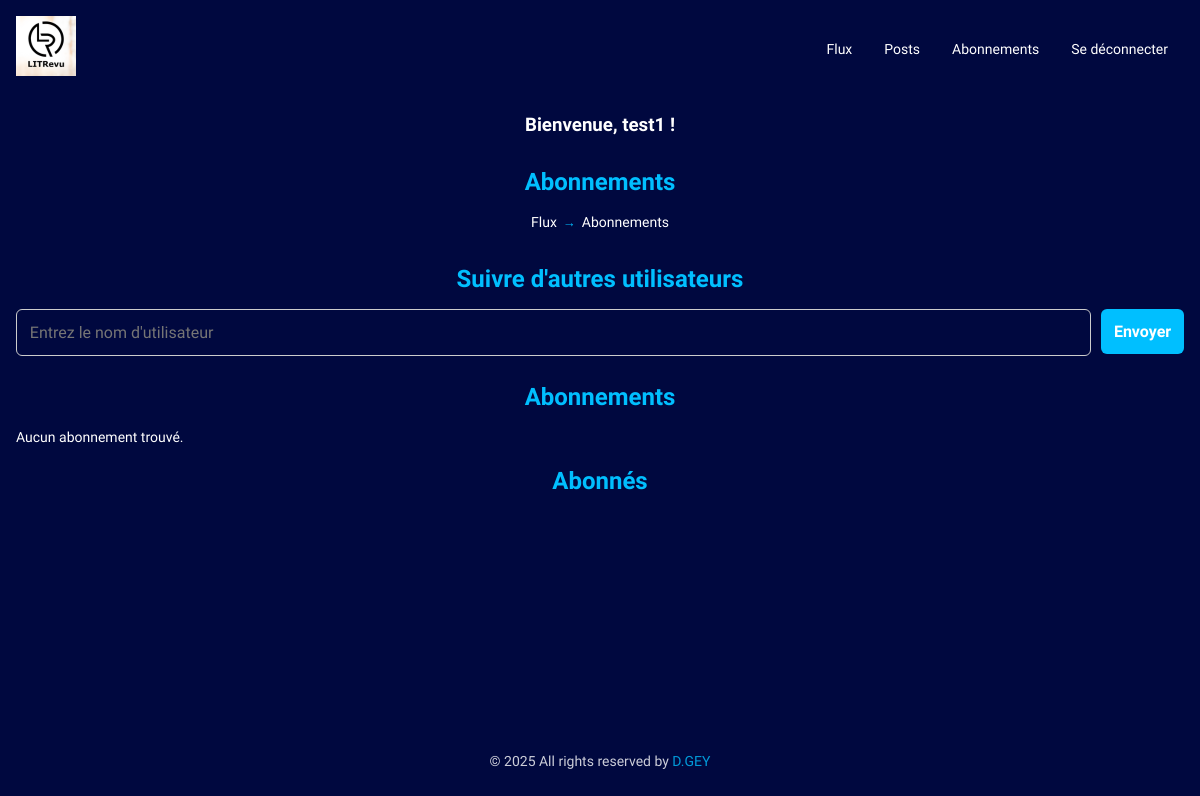
The page /followers/ (signed in) on the database as committed earlier.
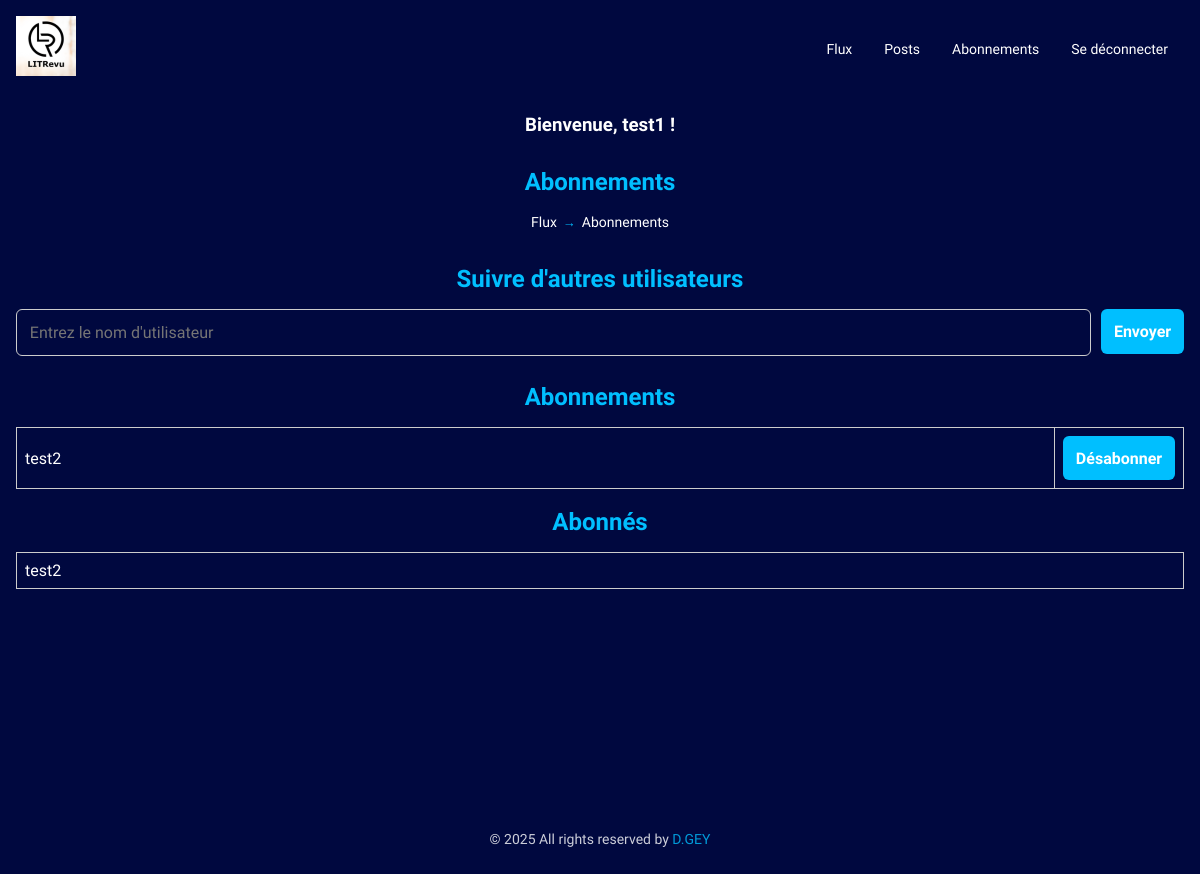
The same page on the database as committed later.
### accounts_app/models/user.py (models this page shows)
class Customer(AbstractUser):
    username = models.CharField(max_length=10, unique=True)
    email = models.EmailField(max_length=254, unique=True, null=True, blank=True)
    is_staff = models.BooleanField(default=False)
    is_superuser = models.BooleanField(default=False)
    is_active = models.BooleanField(default=True)
    USERNAME_FIELD = "username"
    REQUIRED_FIELDS = []
    objects = CustomUserManager()
    def __str__(self):
        return self.username

### accounts_app/models/user_follows.py (models this page shows, shortened)
class UserFollows(models.Model):
    user = models.ForeignKey(AUTH_USER_MODEL, on_delete=models.CASCADE, related_name="following")
    followed_user = models.ForeignKey(AUTH_USER_MODEL, on_delete=models.CASCADE, related_name="followed_by")
    class Meta:
        unique_together = ("user", "followed_user")

### accounts_app/views/followers/follower_list.py (the view)
# urls.py: path("followers/", followers_list, name="followers-list"),
@login_required
def followers_list(request):
    title_view = "Abonnements"
    user = request.user
    followed_user = UserFollows.objects.filter(user=user)
    followers = UserFollows.objects.filter(followed_user=user)
    research_user_form = UserSearchForm()
    context = {
        "followed_user": followed_user,
        "followers": followers,
        "title_view": title_view,
        "research_user_form": research_user_form,
    }
    return render(request, "accounts_app/followers_list.html", context)

### accounts_app/forms/research_user_form.py
class UserSearchForm(forms.Form):
    username = forms.CharField(
        max_length=10, label="", widget=forms.TextInput(attrs={"placeholder": "Entrez le nom d'utilisateur"})
    )

### accounts_app/templates/accounts_app/followers_list.html (shortened to what this page needs)
{% extends 'base.html' %}
{% load static %}
{% block extra_css %}
<link rel="stylesheet" href="{% static 'css/followers.css' %}">
<link rel="stylesheet" href="{% static 'css/form.css' %}">
{% endblock %}
{% block breadcrumb_area %}
<div class="breadcrumb_area_first_div">
  <h2 class="form-title">{{ title_view }}</h2>
  <div class="breadcrumb-path">
    <a href="{% url 'app:flux' %}" class="breadcrumb-link">Flux</a>
    <span class="breadcrumb-arrow">→</span>
    <span class="breadcrumb-label">Abonnements</span>
  </div>
</div>
{% endblock %}
{% block content %}
<div class="followers">
<div class="search-container">
  <h3 class="form-title">Suivre d'autres utilisateurs</h3>
  <form class="add-user-form" id="add-user-form" method="POST">
    <div class="input-container">
      <label class="label-research-user">{{ research_user_form.username }}</label>
      <span><button id="btn-add-user" type="submit">Envoyer</button></span>
    </div>
  </form>
</div>
<div class="unfollowers-container">
  <h3 class="form-title">Abonnements</h3>
  <form method="POST" action="{% url 'accounts_app:unfollow' %}">
    {% for follow in followed_user %}
    <table class="user-unfollow">
      <tbody>
        <tr class="followers-username-tr">
          <td class="followers-username-td">{{ follow.followed_user.username }}</td>
          <td>
            <button type="submit" name="unfollow" value="{{ follow.followed_user.id }}">Désabonner</button>
          </td>
        </tr>
      </tbody>
    </table>
    {% empty %}
      <p>Aucun abonnement trouvé.</p>
    {% endfor %}
    </form>
</div><br>
<div class="followers-container">
  <h3 class="form-title">Abonnés</h3>
  <table class="followers-table">
    <tbody>
      {% for follower in followers %}
      <tr>
        <td class="follower-cell">{{ follower.user }}</td>
      </tr>
      {% endfor %}
    </tbody>
  </table>
</div>
</div>
{% endblock %}

### templates/base.html (shortened to what this page needs)
{% load static %}
<!DOCTYPE html>
<html lang="fr">
  <head>
    <link rel="stylesheet" href="https://cdnjs.cloudflare.com/ajax/libs/font-awesome/6.0.0/css/all.min.css">
    <link rel="stylesheet" href="{% static 'css/base.css' %}" />
    <link rel="stylesheet" href="{% static 'css/breadcrumb.css' %}" />
    {% block extra_css %}{% endblock %}
  </head>
  <body class="body">
    <header class="header">
      <a class="link-logo-header" href="{% url 'app:home' %}">
        <img src="{% static 'img/logos/litreview.png' %}" alt="Logo du site" class="logo" />
      </a>
      <nav class="navigation" id="navigation-menu">
        <ul class="nav-list">
          {% if user.is_authenticated %}
          <li class="nav-item">
            <a href="{% url 'app:flux' %}" class="nav-link">Flux</a>
          </li>
          <li class="nav-item">
            <a href="{% url 'app:post-list' %}" class="nav-link">Posts</a>
          </li>
          <li class="nav-item">
            <a href="{% url 'accounts_app:followers-list' %}" class="nav-link">Abonnements</a>
          </li>
          <li class="nav-item">
            <a href="{% url 'accounts_app:logout' %}" class="nav-link">Se déconnecter</a>
          </li>
          {% endif %}
        </ul>
      </nav>
    </header>
    <div class="diviser-header">
      {% if user.is_authenticated %}
      <h3 class="home__welcome">Bienvenue, {{ user }} !</h3>
      {% endif %}
    </div>
    <section class="breadcrumb_area">
      {% block breadcrumb_area %}
      {% endblock %}
    </section>
    <main class="main-content">
      {% block content %}
      {% endblock %}
    </main>
    <footer class="footer">
      <div class="container">
        <div class="copy-text">
          <p>&copy; 2025 All rights reserved by <a href="https://github.com/siwax74" target="_blank">D.GEY</a></p>
        </div>
      </div>
    </footer>
  </body>
</html>

### static/css/base.css (style rules this page uses)
* { box-sizing: border-box; font-family: "Montserrat", sans-serif; color: white; margin: 0; padding: 0; font-family: 'Sora', sans-serif; }
body { background-color: #00083f; }
a, p { font-size: 14px; line-height: 1.5; }
.header { display: flex; justify-content: space-between; align-items: center; padding: 1rem; max-width: 1320px; margin: 0 auto; background-color: #00083f; }
.navigation { display: none; position: absolute; right: 0; background-color: #001a66; width: 100%; box-shadow: 0 4px 8px rgba(0, 0, 0, 0.2); z-index: 5; }
.nav-list { list-style: none; padding: 0; margin: 0; }
.nav-item { padding: 1rem; }
.nav-link { color: white; text-decoration: none; display: block; }
.logo { max-width: 100%; height: auto; }
.diviser-header { max-width: 1320px; padding: 1rem; display: flex; justify-content: center; margin: 0 auto; }
.main-content { width: 100%; max-width: 1320px; margin: 0 auto; padding: 1rem; }
.footer { padding: 1.5rem; font-size: 12px; opacity: 0.8; margin: 0 auto; margin-top: 200px; max-width: 1320px; display: flex; align-items: center; justify-content: center; }
.footer a { color: #00bfff; text-decoration: none; }
@media (min-width: 768px) { .link-logo-header { width: 30%; } }
@media (min-width: 768px) { .navigation { display: flex; position: static; background-color: transparent; box-shadow: none; width: auto; } }
@media (min-width: 768px) { .nav-list { display: flex; align-items: center; } }
@media (min-width: 768px) { .nav-item { padding: 0 1rem; } }
@media (min-width: 768px) { .nav-link { color: white; text-decoration: none; } }

### app/static/css/breadcrumb.css (style rules this page uses)
.breadcrumb_area { padding: 1rem; }
.breadcrumb_area_first_div { max-width: 1320px; display: flex; flex-direction: column; align-items: center; justify-content: center; margin: 0 auto; }
.breadcrumb-path { display: flex; align-items: baseline; }
.breadcrumb-link { text-decoration: none; position: relative; }
.breadcrumb-arrow { width: 25px; text-align: center; color: #00bfff; font-size: 0.8rem; transition: color 0.3s; }
.breadcrumb-label { font-size: 14px; }

### accounts_app/static/css/followers.css (style rules this page uses)
.form-title { text-align: center; }
.search-container { display: flex; flex-direction: column; }
.label-research-user { width: 100%; margin-right: 10px; }
.input-container { display: flex; }
.user-unfollow { width: 100%; border-collapse: collapse; }
.user-unfollow td { border: 1px solid #ccc; padding: 8px; text-align: left; }
.followers-table { width: 100%; border-collapse: collapse; }
.followers-table td { border: 1px solid #ccc; padding: 8px; text-align: left; }
.followers-username-td { width: 100%; }

### app/static/css/form.css (style rules this page uses)
.form-title { margin-bottom: 1rem; font-size: 1.5rem; font-weight: bold; color: #00bfff; }
form label { display: block; font-size: 1rem; margin-bottom: 0.5rem; color: #d3d3d3; }
form input { width: 100%; padding: 0.8rem; margin-bottom: 1.2rem; border: 1px solid #ccc; border-radius: 6px; background-color: #00083f; color: white; font-size: 1rem; }
form button { width: 100%; padding: 0.8rem; border: none; border-radius: 6px; background-color: #00bfff; color: white; font-size: 1rem; font-weight: bold; cursor: pointer; transition: background-color 0.3s ease; }

Rows that differ between the two databases and show on the page:
added UserFollows: followed_user.username "test2", shown under "Abonnements"
added UserFollows: user "test2", shown under "Abonnés"
Other text that changed with them:
text no longer shown: "Aucun abonnement trouvé."
